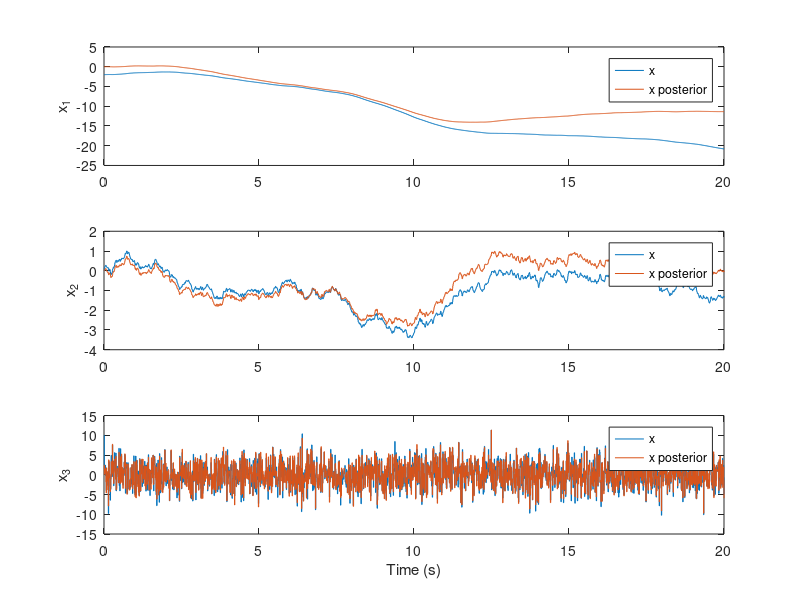
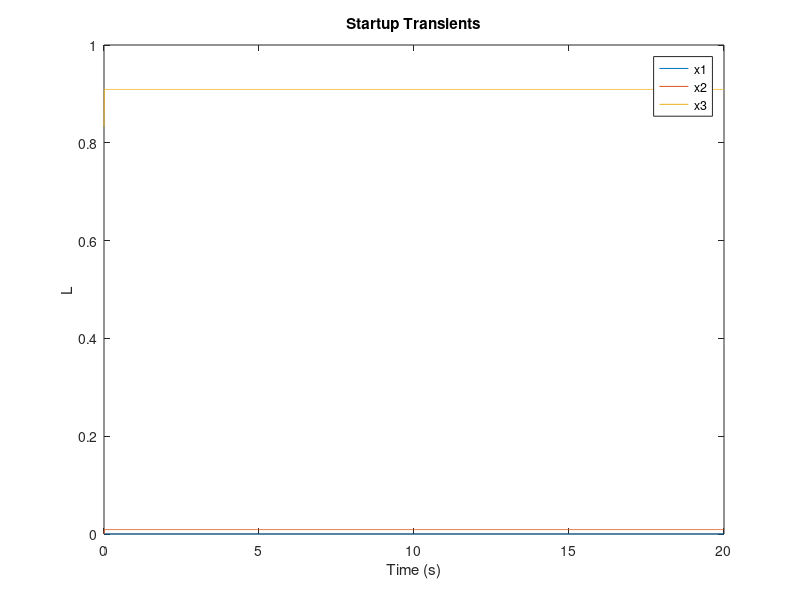
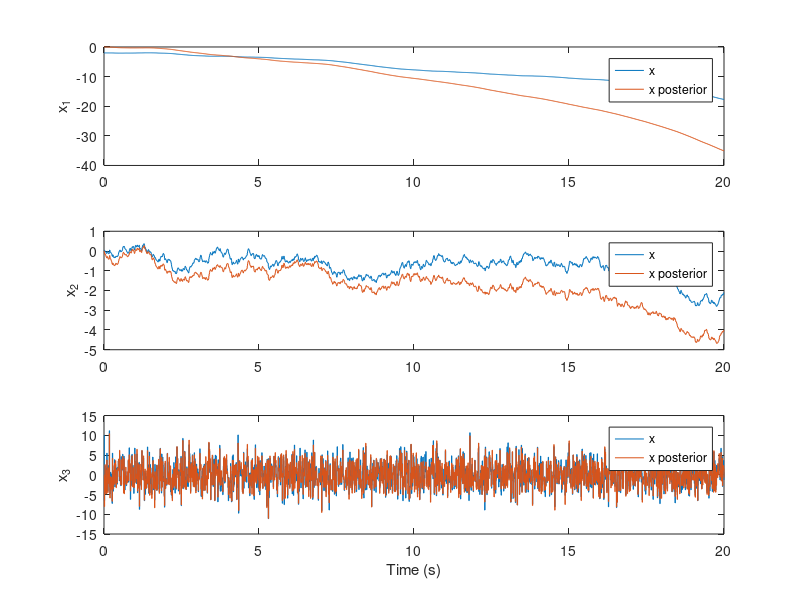
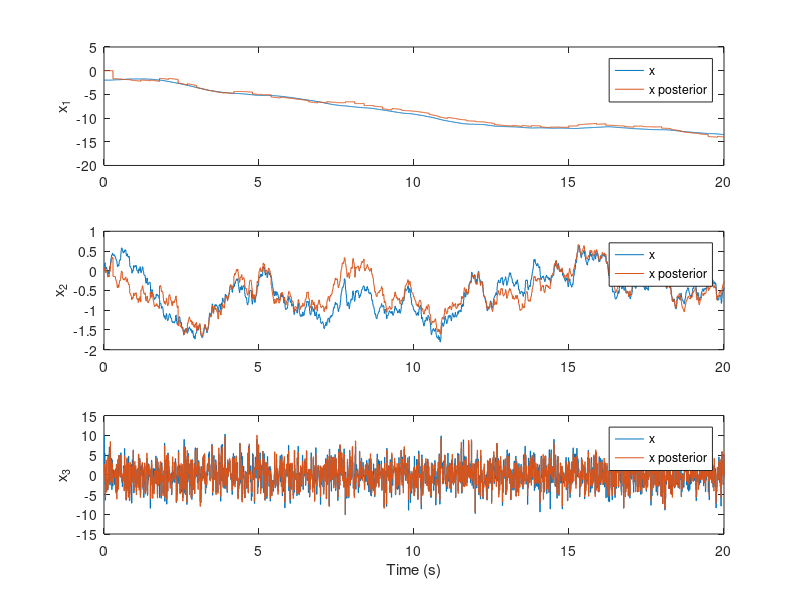

These charts were generated, in order, by the following MATLAB code:
%===============================================================================
% ECEN426 Advanced Mechatronic Systems
% Assignment One 2021
%
% This file is skeleton code that implements a Kalman filter to estimate the
% pose of a robot head/neck in the roll dimension.
%
% C.Hollitt
% 20th September 2021
%===============================================================================

%-------------------------------------------------------------------------------
% Form the model.

dt = 10e-3; % 10 ms time interval.
T_max = 20; % Duration of the simulation.
t=[0:1:T_max/dt]'.*dt;

% State vector
% [theta, omega, alpha]

A= [1 dt 0.5*dt^2; 
    0 1 dt; 
    0 0 0];
B= [0 0 1]';
C_1= [0 0 1]; 
C_2= [1 0 0];
D= 0;

% Noise model -------------------

G = [0.5*dt^2 ; dt ; 1];
var_acceleration = 10; % Variance of the acceleration noise on the head.

Q = G * var_acceleration * (G');

R_1 = 1;   % Variance in the acceleration measurement (sensor 1).
R_2 = 0.5; % Variance in the position measurement (sensor 2).

%-------------------------------------------------------------------------------
% Initial  Conditions.

% Actual position that the neck begins the simulation.
x0 = [-2, 0, 10]'; % Don't change this - it is the true initial state that you 
                  % "don't know".

x(:,1) = x0; % Set the initial state for the simulation.

% Our initial guess at the neck position. a)
x_post(:,1) = [0,0,0]';     % Put your initial estimate here. 
P_post = diag([5,5,5]);     % Put your initial estimate here. 

% %-----------------------------------------------------------------------------
L_acc = zeros(length(t),3);
L_acc(1,:) = [P_post * C_1' * inv( C_1 * P_post *C_1' + R_1)].';  % initialise the accumulated L with initial guess
% % Run simulation b)

I=eye(3);

for k=2:length(t)
  % x(k) = Ax(k-1) + Bu(k) + w(k)
  w = G*sqrt(var_acceleration)*randn(1,1);

  x(:,k) = A*x(:,k-1) + w;   % u=0, so omit the B*u(k) term.
  
  x_prior(:,k) = A*x_post(:,k-1);
  P_prior = A*P_post*A' + Q;
  
  % Update the state using Sensor One at every step. 
  % If you were to change S1_update_interval to 3 for example, then this block
  % of code would only run every third time through the outer loop.

  S1_update_interval = 1; 
  if mod(k, S1_update_interval)==0 
    v = sqrt(R_1)*randn(1,1); % Find noise to add to the measurement.
    y(:,k) = C_1*x(:,k) + v;         % Measure the state.

    L = P_prior * C_1' * inv( C_1 * P_prior *C_1' + R_1);
    L_acc(k,:) = L;
    x_post(:,k) = x_prior(:,k) + L*(y(:,k)-C_1*x_prior(:,k));
    P_post = (I-L*C_1)*P_prior;
    P_post = 0.5*(P_post + P_post'); % Make sure that the covariance remains symmetric.
  end
  
end

% Plot results -----------------------------------------------------------------
figure(1)
for plot_num = 1:3
  subplot(3,1,plot_num)
  stairs(t,[x(plot_num,:);x_post(plot_num,:)]')
  ylabel(['x_' num2str(plot_num)])
  legend("x","x posterior")
end
xlabel('Time (s)')

% B
figure(2)
plot(t,L_acc)
ylabel("L")
xlabel("Time (s)")
legend("x1","x2","x3")
title("Startup Transients")

%C Steady State Kalman Filter

%L is constant and set to the last value of L in the non-steady state run
%through

L_ss = L;
x_ss(:,1) = x0; % Set the initial state for the simulation.
x_post_ss(:,1) = [0,0,0]';     % Put your initial estimate here. 

for k=2:length(t)
  % x(k) = Ax(k-1) + Bu(k) + w(k)
  w = G*sqrt(var_acceleration)*randn(1,1);

  x_ss(:,k) = A*x_ss(:,k-1) + w;   % u=0, so omit the B*u(k) term.
  
  x_prior_ss(:,k) = A*x_post_ss(:,k-1);
  
  % Update the state using Sensor One at every step. 
  % If you were to change S1_update_interval to 3 for example, then this block
  % of code would only run every third time through the outer loop.

  S1_update_interval = 1; 
  if mod(k, S1_update_interval)==0 
    v = sqrt(R_1)*randn(1,1); % Find noise to add to the measurement.
    y(:,k) = C_1*x_ss(:,k) + v;         % Measure the state.

    x_post_ss(:,k) = x_prior_ss(:,k) + L_ss*(y(:,k)-C_1*x_prior_ss(:,k));
  end
  
end

% Plot results -----------------------------------------------------------------
figure(3)
for plot_num = 1:3
  subplot(3,1,plot_num)
  stairs(t,[x_ss(plot_num,:);x_post_ss(plot_num,:)]')
  ylabel(['x_' num2str(plot_num)])
  legend("x","x posterior")
end
xlabel('Time (s)')
%Is the same because the non-steady-state filter quickly settles on L

% D Add a second sensor

x_sen(:,1) = x0; % Set the initial state for the simulation.
% Our initial guess at the neck position. a)
x_post_sen(:,1) = [0,0,0]';     % Put your initial estimate here. 
P_post_sen = diag([5,5,5]);     % Put your initial estimate here. 

for k=2:length(t)
  % x(k) = Ax(k-1) + Bu(k) + w(k)
  w = G*sqrt(var_acceleration)*randn(1,1);

  x_sen(:,k) = A*x_sen(:,k-1) + w;   % u=0, so omit the B*u(k) term.
  
  x_prior_sen(:,k) = A*x_post_sen(:,k-1);
  P_prior_sen = A*P_post_sen*A' + Q;
  
  % Update the state using Sensor One at every step. 
  % If you were to change S1_update_interval to 3 for example, then this block
  % of code would only run every third time through the outer loop.

  S1_update_interval = 1; 
  S2_update_interval = 30;
  if mod(k, S1_update_interval)==0 
    v = sqrt(R_1)*randn(1,1); % Find noise to add to the measurement.
    if mod(k, S2_update_interval) == 0
        v2 = sqrt(R_2)*randn(1,1);
        
        y(:,k) = C_2*x_sen(:,k) + v2;         % Measure the state.
        L_sen = P_prior_sen * C_2' * inv( C_2 * P_prior_sen *C_2' + R_2);
        L_acc_sen(k,:) = L_sen;
        x_post_sen(:,k) = x_prior_sen(:,k) + L_sen*(y(:,k)-C_2*x_prior_sen(:,k));
        P_post_sen = (I-L_sen*C_2)*P_prior_sen;
        P_post_sen = 0.5*(P_post_sen + P_post_sen'); % Make sure that the covariance remains symmetric.

    else
        y(:,k) = C_1*x_sen(:,k) + v;         % Measure the state.

        L_sen = P_prior_sen * C_1' * inv( C_1 * P_prior_sen *C_1' + R_1);
        L_acc_sen(k,:) = L_sen;
        x_post_sen(:,k) = x_prior_sen(:,k) + L_sen*(y(:,k)-C_1*x_prior_sen(:,k));
        P_post_sen = (I-L_sen*C_1)*P_prior_sen;
        P_post_sen = 0.5*(P_post_sen + P_post_sen'); % Make sure that the covariance remains symmetric.
    end
  end
  
  
  
end
figure(4)
for plot_num = 1:3
  subplot(3,1,plot_num)
  stairs(t,[x_sen(plot_num,:);x_post_sen(plot_num,:)]')
  ylabel(['x_' num2str(plot_num)])
  legend("x","x posterior")
end
xlabel('Time (s)')

% END ==========================================================================